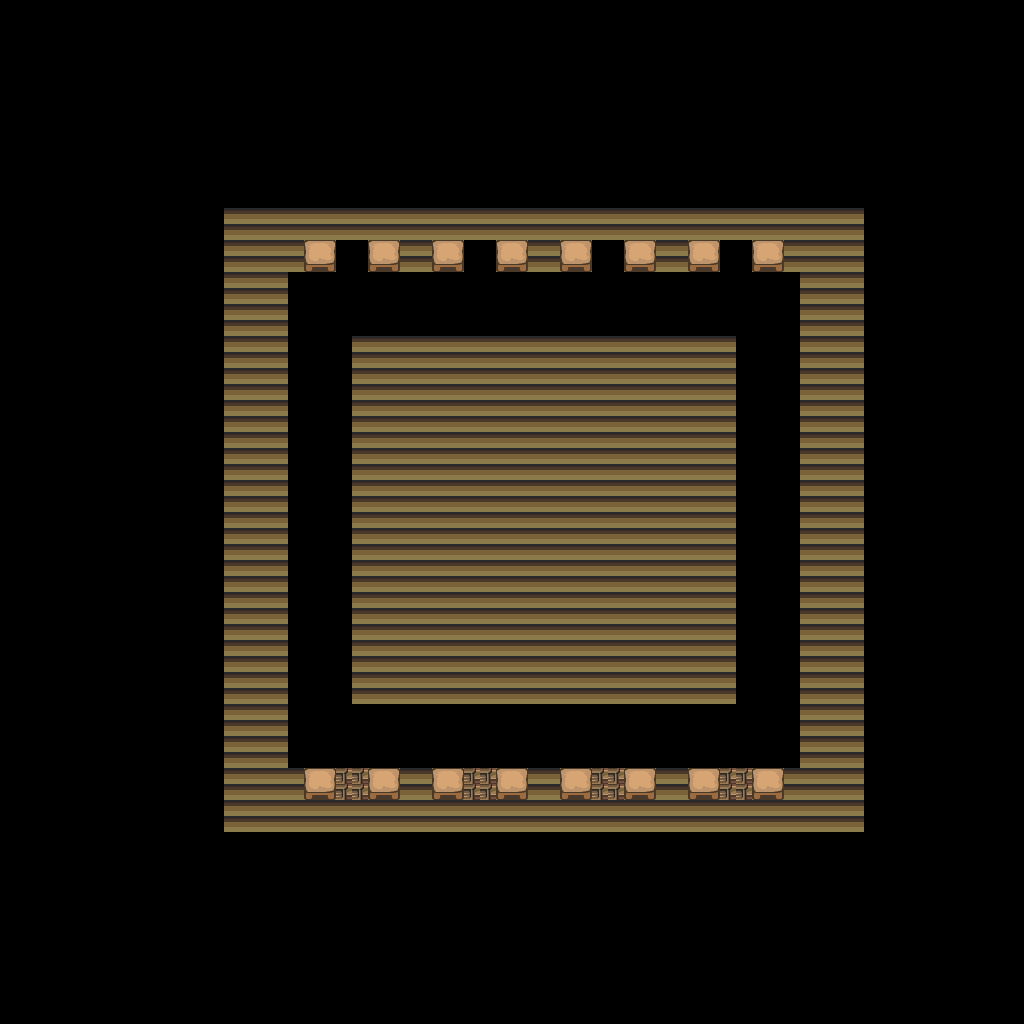

Below is a game level as drawn by its tile map, then a one-line description and the .tmx that defines it (tile-layer data replaced by summaries):
An orthogonal 64x64 tile map with 16x16 px tiles, 1 tile layer (base), 1 hidden layer not drawn and 20 objects.

<map version="1.10" tiledversion="1.12.1" orientation="orthogonal" renderorder="right-down" width="64" height="64" tilewidth="16" tileheight="16" infinite="0" nextlayerid="3" nextobjectid="21">
 <tileset firstgid="1" source="../classiciphone_pics4.tsx" />
 <layer id="1" name="base" width="64" height="64">
  <data>[4096 cells, 4096 non-empty, 7 distinct tile ids]</data>
 </layer>
 <layer id="2" name="collision" width="64" height="64" visible="0">
  <properties><property name="collision" value="true" /></properties>
  <data>[4096 cells, 3008 non-empty, 1 distinct tile ids]</data>
 </layer>
 <objectgroup id="3" name="npcs">
  <object id="1" x="128.0" y="368.0" width="16" height="16">
   <properties>
    <property name="script" type="string">-- Auto-converted from GraalScript
-- join("level_sparlevel");</property>
   </properties>
  </object>
  <object id="2" x="336.0" y="240.0" width="16" height="16">
   <properties>
    <property name="gani" value="slayers_ring.png" />
    <property name="script" type="string">-- Auto-converted from GraalScript
-- function onCreated(){
-- drawoverplayer();
self.dontblock = true
end
-- function onPlayerchats(){
-- if (player.chat == "heal"){
-- player.fullheal();
-- player.chat = "Healed!"
end
end
-- [CLIENT-SIDE — server no-op]
-- function onPlayerchats(){
-- if (player.chat == "stop"){
-- playerx = 33;
-- playery = 49;
-- }
-- }</property>
   </properties>
  </object>
  <object id="3" x="224.0" y="208.0" width="16" height="16">
   <properties>
    <property name="gani" value="slayers_tile2.png" />
    <property name="script" type="string">-- Auto-converted from GraalScript
-- [CLIENT-SIDE — server no-op]
-- 
-- function onCreated(){
-- dontblock();
-- drawunderplayer();
-- }</property>
   </properties>
  </object>
  <object id="4" x="288.0" y="272.0" width="16" height="16">
   <properties>
    <property name="gani" value="slayers_surrouding.png" />
    <property name="script" type="string">-- Auto-converted from GraalScript
-- [CLIENT-SIDE — server no-op]
-- 
-- function onCreated(){
-- dontblock();
-- drawunderplayer();
-- }</property>
   </properties>
  </object>
  <object id="5" x="384.0" y="496.0" width="16" height="16">
   <properties>
    <property name="gani" value="slayers.png" />
    <property name="script" type="string">-- Auto-converted from GraalScript
-- [CLIENT-SIDE — server no-op]
-- function onCreated(){
-- drawunderplayer();
-- dontblock();
-- disableselectweapons();
-- }
-- 
-- function onPlayerdies(){
-- player.x = 31;
-- player.y = 49;
-- }</property>
   </properties>
  </object>
  <object id="6" x="208.0" y="192.0" width="16" height="16">
   <properties>
    <property name="gani" value="slayers_topbar.png" />
    <property name="script" type="string">-- Auto-converted from GraalScript
</property>
   </properties>
  </object>
  <object id="7" x="208.0" y="832.0" width="16" height="16">
   <properties>
    <property name="gani" value="slayers_topbar.png" />
    <property name="script" type="string">-- Auto-converted from GraalScript
</property>
   </properties>
  </object>
  <object id="8" x="208.0" y="208.0" width="16" height="16">
   <properties>
    <property name="gani" value="slayers_sidebar.png" />
    <property name="script" type="string">-- Auto-converted from GraalScript
</property>
   </properties>
  </object>
  <object id="9" x="864.0" y="208.0" width="16" height="16">
   <properties>
    <property name="gani" value="slayers_sidebar.png" />
    <property name="script" type="string">-- Auto-converted from GraalScript
</property>
   </properties>
  </object>
  <object id="10" x="288.0" y="768.0" width="16" height="16">
   <properties>
    <property name="gani" value="slayers_bottom.png" />
    <property name="script" type="string">-- Auto-converted from GraalScript
-- function onCreated(){
-- drawunderplayer();
-- dontblock();
end</property>
   </properties>
  </object>
  <object id="11" x="288.0" y="208.0" width="16" height="16">
   <properties>
    <property name="gani" value="slayers_top.png" />
    <property name="script" type="string">-- Auto-converted from GraalScript
-- [CLIENT-SIDE — server no-op]
-- 
-- function onCreated(){
-- drawunderplayer();
-- dontblock();
-- }</property>
   </properties>
  </object>
  <object id="12" x="352.0" y="336.0" width="16" height="16">
   <properties>
    <property name="gani" value="slayers_carpetsurrounding.png" />
    <property name="script" type="string">-- Auto-converted from GraalScript
-- [CLIENT-SIDE — server no-op]
-- 
-- function onCreated(){
-- dontblock();
-- drawunderplayer();
-- }</property>
   </properties>
  </object>
  <object id="13" x="800.0" y="496.0" width="16" height="16">
   <properties>
    <property name="gani" value="slayers_warp.png" />
    <property name="script" type="string">-- Auto-converted from GraalScript
-- function onPlayerchats(){
-- if (player.chat == "hide2"){
-- if (player.guild == "slayers"){
-- hide();
end
end
-- if (player.chat == "show2"){
-- if (player.guild == "slayers"){
-- show();
end
end
end
-- [CLIENT-SIDE — server no-op]
-- function onPlayertouchsme(){
-- if (player.guild == "Slayers"){
-- drawunderplayer();
-- dontblock();
-- }
-- else blockagain();
-- }</property>
   </properties>
  </object>
  <object id="14" x="256.0" y="496.0" width="16" height="16">
   <properties>
    <property name="gani" value="slayers_warp.png" />
    <property name="script" type="string">-- Auto-converted from GraalScript
-- function onPlayerchats(){
-- if (player.chat == "hide1"){
-- if (player.guild == "slayers"){
-- hide();
end
end
-- if (player.chat == "show1"){
-- if (player.guild == "slayers"){
-- show();
end
end
end
-- [CLIENT-SIDE — server no-op]
-- function onPlayertouchsme(){
-- if (player.guild == "Slayers"){
-- drawunderplayer();
-- dontblock();
-- }
-- else blockagain();
-- }</property>
   </properties>
  </object>
  <object id="15" x="544.0" y="496.0" width="16" height="16">
   <properties>
    <property name="script" type="string">-- Auto-converted from GraalScript
-- function onPlayerchats(){
-- if (player.chat == "start"){
-- if (player.guild == "Slayers"){
-- message("3");
-- sleep(1);
-- message("2");
-- sleep(1);
-- message("1");
-- sleep(1);
-- message("");
-- putexplosion2(3,1,34,30);
end
end
end</property>
   </properties>
  </object>
  <object id="16" x="800.0" y="208.0" width="16" height="16">
   <properties>
    <property name="gani" value="slayers_tile.png" />
    <property name="script" type="string">-- Auto-converted from GraalScript
-- [CLIENT-SIDE — server no-op]
-- 
-- function onCreated(){
-- dontblock();
-- drawunderplayer();
-- }</property>
   </properties>
  </object>
  <object id="17" x="240.0" y="96.0" width="16" height="16">
   <properties>
    <property name="gani" value="slayers_secret_tile.png" />
    <property name="script" type="string">-- Auto-converted from GraalScript
-- function onPlayerchats(){
-- if (player.chat == "PK"){
-- setlevel2("guildslayers_pk.nw",31,49);
end
end
</property>
   </properties>
  </object>
  <object id="18" x="496.0" y="832.0" width="16" height="16">
   <properties>
    <property name="script" type="string">-- Auto-converted from GraalScript
-- function onPlayerchats(){
-- if (player.chat == "done"){
-- setlevel2("guildslayers_inside_1.nw",32,35);
end
end
</property>
   </properties>
  </object>
  <object id="19" x="672.0" y="432.0" width="16" height="16">
   <properties>
    <property name="script" type="string">-- Auto-converted from GraalScript
-- [CLIENT-SIDE — server no-op]
-- 
-- function onPlayerEnters() {
-- 
-- onTimeout();
-- 
-- }
-- 
-- function onTimeout() {
-- if (player.ani == "classic_dead") {
-- player.x = 32.5;
-- player.y = 48;
-- }
-- 
-- setTimer(0.05);
-- }</property>
   </properties>
  </object>
  </objectgroup>
</map>
<!-- 1 of 20 objects omitted -->
